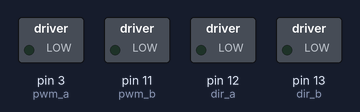
Bench run of a sketch on a simulated Arduino Uno, built with avr-gcc and run on an emulated ATmega328P. Parts: switched loads named in the sketch (green lamp = pin HIGH).

Above: at 0.5 s.
At 1.5 s:
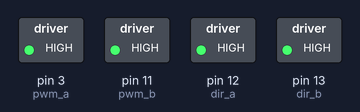
At 2.5 s:
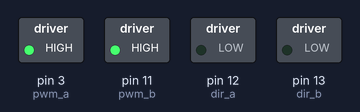
At 3.5 s:
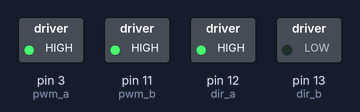
At 4.5 s:
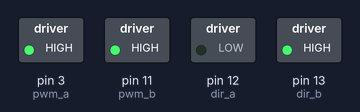
Timing chart, 0 to 6.5 s (numbered marks = the images above):
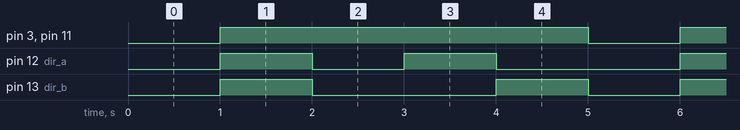

The sketch:

direction_test.ino
```cpp
/*
 5/22/2012
  Timothy Holmberg
  SparkFun Electronics

  This code includes the ddition of fade in and out PWM. Also a stop feature. And the addition of individual functions for motor control

  This was a revision of the example sketch that originated from Pete Dokter's code for Arduino that shows very basically how to control an Ardumoto
  motor driver shield with a 5V Arduino controller board. http://www.sparkfun.com/datasheets/DevTools/Arduino/Ardumoto_test_3.pde

  This also includes parts of the Fading Example,  Created 1 Nov 2008 By David A. Mellis, modified 30 Aug 2011 By Tom Igoe http://arduino.cc/en/Tutorial/Fading

*/

int pwm_a = 3;
int pwm_b = 11;
int dir_a = 12;
int dir_b = 13;
void setup()
{
  pinMode(pwm_a, OUTPUT);
  pinMode(pwm_b, OUTPUT);
  pinMode(dir_a, OUTPUT);
  pinMode(dir_b, OUTPUT);
}

void loop()
{
  stopmove();
  delay(1000);
  backward();
  delay(1000);
  forward();
  delay(1000);
  turnleft();
  delay(1000);
  turnright();
  delay(1000);

}


/* Let's take a moment to talk about these functions. The forw and back functions are simply designating the direction the motors will turn once they are fed a PWM signal.
If you only call the forw, or back functions, you will not see the motors turn. On a similar note the fade in and out functions will only change PWM, so you need to consider
the direction you were last set to. In the code above, you might have noticed that I called forw and fade in the same grouping. You will want to call a new direction, and then
declare your pwm fade. There is also a stop function.
*/


void backward()
{
  digitalWrite(dir_a, HIGH);
  digitalWrite(dir_b, HIGH);
  analogWrite(pwm_a, 255);
  analogWrite(pwm_b, 255);
}

void forward()
{
  digitalWrite(dir_a, LOW);
  digitalWrite(dir_b, LOW);
  analogWrite(pwm_a, 255);
  analogWrite(pwm_b, 255);
}


void turnleft()
{
  digitalWrite(dir_a, HIGH);
  digitalWrite(dir_b, LOW);
  analogWrite(pwm_a, 255);
  analogWrite(pwm_b, 255);
}


void turnright() //full speed backward
{
  digitalWrite(dir_a, LOW);
  digitalWrite(dir_b, HIGH);
  analogWrite(pwm_a, 255);
  analogWrite(pwm_b, 255);
}
void stopmove() //stop
{
  digitalWrite(dir_a, LOW);
  digitalWrite(dir_b, LOW);
  analogWrite(pwm_a, 0);
  analogWrite(pwm_b, 0);
}
```

Measured:
- by itself, pin 3 (pwm_a), pin 11 (pwm_b): alternates HIGH for 4.0 s and LOW for 1.0 s
- by itself, pin 12 (dir_a): repeats every 5.0 s: LOW 1.0 s, HIGH 1.0 s, LOW 2.0 s, HIGH 1.0 s
- by itself, pin 13 (dir_b): repeats every 5.0 s: LOW 2.0 s, HIGH 1.0 s, LOW 1.0 s, HIGH 1.0 s
